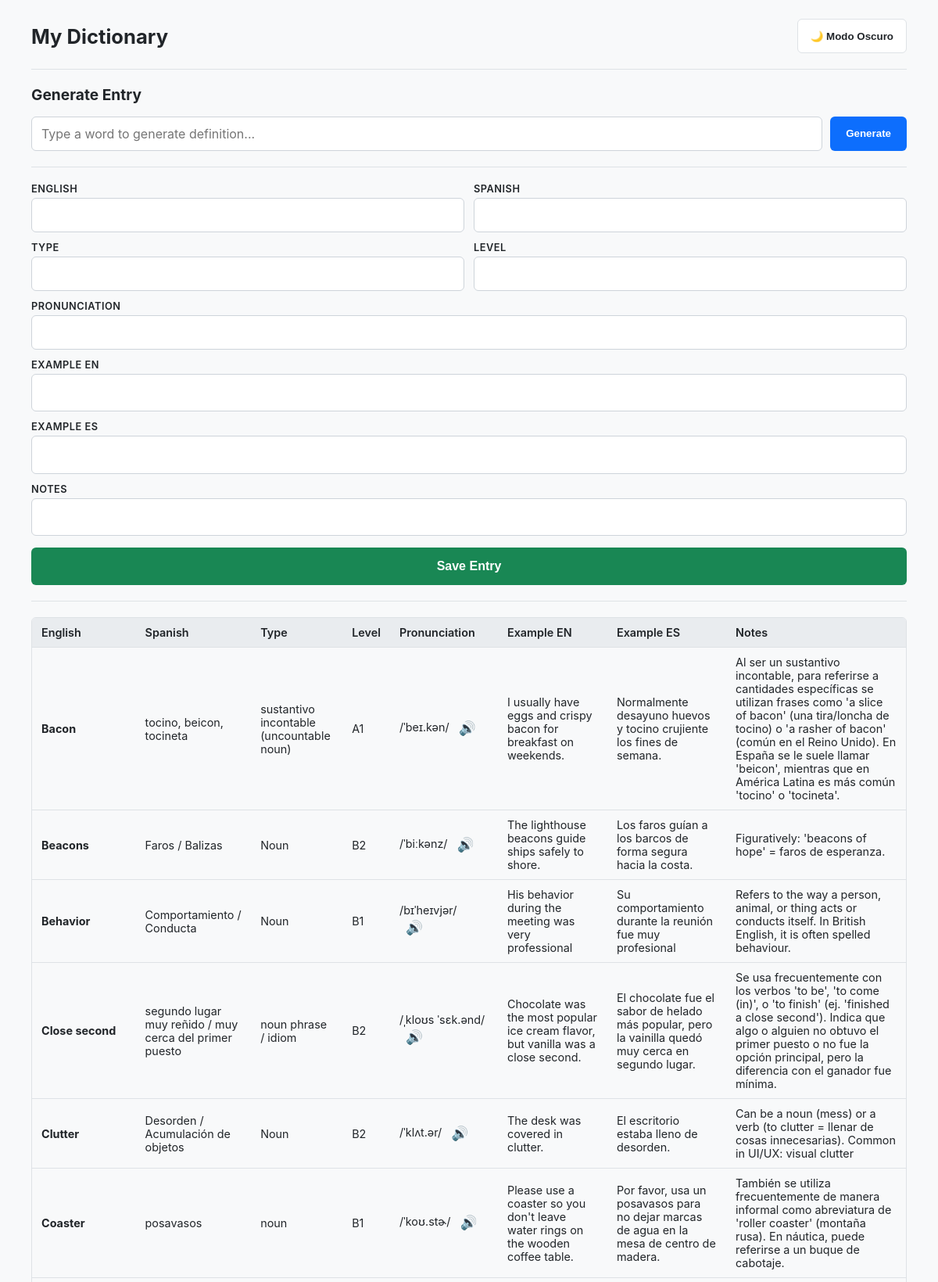
The page / (upper part) on the database its author committed.
### tables this page shows
CREATE TABLE vocabulary (
        id INTEGER PRIMARY KEY AUTOINCREMENT,
        english TEXT,
        spanish TEXT,
        type TEXT,
        level TEXT,
        pronunciation TEXT,
        example_en TEXT,
        example_es TEXT,
        notes TEXT
    );

### app.py (the view, shortened to what this page needs)
@app.route("/", methods=["GET", "POST"])
def home():
    conn = get_db_connection()
    cursor = conn.cursor()
    cursor.execute(
        """
    SELECT
        english,
        spanish,
        type,
        level,
        pronunciation,
        example_en,
        example_es,
        notes
    FROM vocabulary
    ORDER BY english ASC
    """
    )
    words = cursor.fetchall()
    conn.close()
    return render_template("index.html", words=words)

### app.py (called while the page is built)
def get_db_connection():
    conn = sqlite3.connect(DB_PATH)
    conn.row_factory = sqlite3.Row
    return conn

### templates/index.html (shortened to what this page needs)
<!DOCTYPE html>
<html lang="es">
<head>
</head>
<body>
<div class="header-container">
    <h1>My Dictionary</h1>
    <button class="theme-toggle" id="themeToggle" onclick="toggleTheme()" type="button">
    </button>
</div>
<hr>
<form method="POST">
    <h2 style="margin-top:0; font-size: 1.2rem;">Generate Entry</h2>
    <div class="generator-box">
        <input
            id="wordToGenerate"
            type="text"
            placeholder="Type a word to generate definition...">
        <button type="button" class="btn-generate" onclick="generateDemo(event)">
            Generate
        </button>
    </div>
    <hr>
    <div class="form-grid">
        <div class="form-group">
            <label>English</label>
            <input name="english" required>
        </div>
        <div class="form-group">
            <label>Spanish</label>
            <input name="spanish">
        </div>
        <div class="form-group">
            <label>Type</label>
            <input name="type">
        </div>
        <div class="form-group">
            <label>Level</label>
            <input name="level">
        </div>
        <div class="form-group full-width">
            <label>Pronunciation</label>
            <input name="pronunciation">
        </div>
        <div class="form-group full-width">
            <label>Example EN</label>
            <textarea name="example_en" rows="1" oninput="autoResize(this)"></textarea>
        </div>
        <div class="form-group full-width">
            <label>Example ES</label>
            <textarea name="example_es" rows="1" oninput="autoResize(this)"></textarea>
        </div>
        <div class="form-group full-width">
            <label>Notes</label>
            <textarea name="notes" rows="1" oninput="autoResize(this)"></textarea>
        </div>
    </div>
    <button type="submit" class="btn-save">
        Save Entry
    </button>
</form>
<hr>
<div class="table-container">
    <table>
        <thead>
            <tr>
                <th>English</th>
                <th>Spanish</th>
                <th>Type</th>
                <th>Level</th>
                <th>Pronunciation</th>
                <th>Example EN</th>
                <th>Example ES</th>
                <th>Notes</th>
            </tr>
        </thead>
        <tbody>
            {% for word in words %}
            <tr>
                <td><strong>{{ word[0] }}</strong></td>
                <td>{{ word[1] }}</td>
                <td>{{ word[2] }}</td>
                <td>{{ word[3] }}</td>
                <td>
                    {{ word[4] }}
                    {% if word[0] %}
                    <button type="button" class="btn-audio" onclick="speakWord('{{ word[0] | escape }}')" title="Escuchar pronunciación">
                        🔊
                    </button>
                    {% endif %}
                </td>
                <td>{{ word[5] }}</td>
                <td>{{ word[6] }}</td>
                <td>{{ word[7] }}</td>
            </tr>
            {% endfor %}
        </tbody>
    </table>
</div>
</body>
</html>

### templates/index.html (style rules this page uses)
:root { --bg-color: #f8f9fa; --text-color: #212529; --card-bg: #ffffff; --border-color: #dee2e6; --input-bg: #ffffff; --input-border: #ced4da; --primary-btn: #0d6efd; --primary-btn-hover: #0b5ed7; --success-btn: #198754; --success-btn-hover: #157347; --table-header-bg: #e9ecef; --table-row-hover: #f1f3f5; }
body { font-family: -apple-system, BlinkMacSystemFont, "Segoe UI", Roboto, Arial, sans-serif; margin: 0; padding: 16px; background-color: var(--bg-color); color: var(--text-color); transition: background-color 0.3s ease, color 0.3s ease; }
@media (min-width: 768px) { body { padding: 24px 40px; } }
.header-container { display: flex; justify-content: space-between; align-items: center; margin-bottom: 15px; }
h1 { margin: 0; font-size: 1.6rem; }
.theme-toggle { background-color: var(--card-bg); color: var(--text-color); border: 1px solid var(--border-color); padding: 10px 16px; border-radius: 6px; cursor: pointer; font-weight: bold; min-height: 44px; transition: all 0.2s; }
hr { border: none; border-top: 1px solid var(--border-color); margin: 20px 0; }
.generator-box { display: flex; gap: 10px; margin-bottom: 15px; flex-wrap: wrap; }
.generator-box input { flex: 1 1 200px; }
.form-grid { display: grid; grid-template-columns: 1fr; gap: 12px; }
@media (min-width: 576px) { .form-grid { grid-template-columns: repeat(2, 1fr); } }
.form-group.full-width { grid-column: span 1; }
@media (min-width: 576px) { .form-group.full-width { grid-column: span 2; } }
.form-group { display: flex; flex-direction: column; }
.form-group label { font-weight: 600; font-size: 0.8rem; margin-bottom: 4px; text-transform: uppercase; letter-spacing: 0.5px; }
input, textarea { width: 100%; box-sizing: border-box; padding: 10px 12px; border: 1px solid var(--input-border); border-radius: 6px; background-color: var(--input-bg); color: var(--text-color); font-family: inherit; font-size: 1rem; min-height: 44px; transition: border-color 0.2s, background-color 0.3s; }
textarea { resize: none; overflow-y: hidden; padding-top: 12px; padding-bottom: 12px; line-height: 1.4; }
button.btn-generate { background-color: var(--primary-btn); color: white; border: none; padding: 10px 20px; border-radius: 6px; cursor: pointer; font-weight: 600; white-space: nowrap; min-height: 44px; flex: 0 0 auto; }
button.btn-save { background-color: var(--success-btn); color: white; border: none; padding: 12px 24px; border-radius: 6px; cursor: pointer; font-weight: 600; font-size: 1rem; width: 100%; margin-top: 15px; min-height: 48px; }
.btn-audio { border: none; background: none; cursor: pointer; font-size: 1.1rem; padding: 4px 8px; border-radius: 4px; vertical-align: middle; }
.table-container { overflow-x: auto; -webkit-overflow-scrolling: touch; margin-top: 20px; border: 1px solid var(--border-color); border-radius: 6px; }
table { border-collapse: collapse; width: 100%; min-width: 750px; font-size: 0.9rem; }
th, td { border-bottom: 1px solid var(--border-color); padding: 10px 12px; text-align: left; }
th { background-color: var(--table-header-bg); font-weight: 600; }

### rows shown on the page
vocabulary: english "Bacon", spanish "tocino, beicon, tocineta", type "sustantivo incontable (uncountable noun)", level "A1", pronunciation "/ˈbeɪ.kən/", example_en "I usually have eggs and crispy bacon for breakfast on weekends.", example_es "Normalmente desayuno huevos y tocino crujiente los fines de semana.", notes "Al ser un sustantivo incontable, para referirse a cantidades específicas se utilizan frases como 'a slice of bacon' (una tira/loncha de tocino) o 'a rasher of bacon' (común en el Reino Unido). En España se le suele llamar 'beicon', mientras que en América Latina es más común 'tocino' o 'tocineta'."
vocabulary: english "Beacons", spanish "Faros / Balizas", type "Noun", level "B2", pronunciation "/ˈbiːkənz/", example_en "The lighthouse beacons guide ships safely to shore.", example_es "Los faros guían a los barcos de forma segura hacia la costa.", notes "Figuratively: 'beacons of hope' = faros de esperanza."
vocabulary: english "Behavior", spanish "Comportamiento / Conducta", type "Noun", level "B1", pronunciation "/bɪˈheɪvjər/", example_en "His behavior during the meeting was very professional", example_es "Su comportamiento durante la reunión fue muy profesional", notes "Refers to the way a person, animal, or thing acts or conducts itself. In British English, it is often spelled behaviour."
vocabulary: english "Close second", spanish "segundo lugar muy reñido / muy cerca del primer puesto", type "noun phrase / idiom", level "B2", pronunciation "/ˌkloʊs ˈsɛk.ənd/", example_en "Chocolate was the most popular ice cream flavor, but vanilla was a close second.", example_es "El chocolate fue el sabor de helado más popular, pero la vainilla quedó muy cerca en segundo lugar.", notes "Se usa frecuentemente con los verbos 'to be', 'to come (in)', o 'to finish' (ej. 'finished a close second'). Indica que algo o alguien no obtuvo el primer puesto o no fue la opción principal, pero la diferencia con el ganador fue mínima."
vocabulary: english "Clutter", spanish "Desorden / Acumulación de objetos", type "Noun", level "B2", pronunciation "/ˈklʌt.ər/", example_en "The desk was covered in clutter.", example_es "El escritorio estaba lleno de desorden.", notes "Can be a noun (mess) or a verb (to clutter = llenar de cosas innecesarias). Common in UI/UX: visual clutter"
vocabulary: english "Coaster", spanish "posavasos", type "noun", level "B1", pronunciation "/ˈkoʊ.stɚ/", example_en "Please use a coaster so you don't leave water rings on the wooden coffee table.", example_es "Por favor, usa un posavasos para no dejar marcas de agua en la mesa de centro de madera.", notes "También se utiliza frecuentemente de manera informal como abreviatura de 'roller coaster' (montaña rusa). En náutica, puede referirse a un buque de cabotaje."
